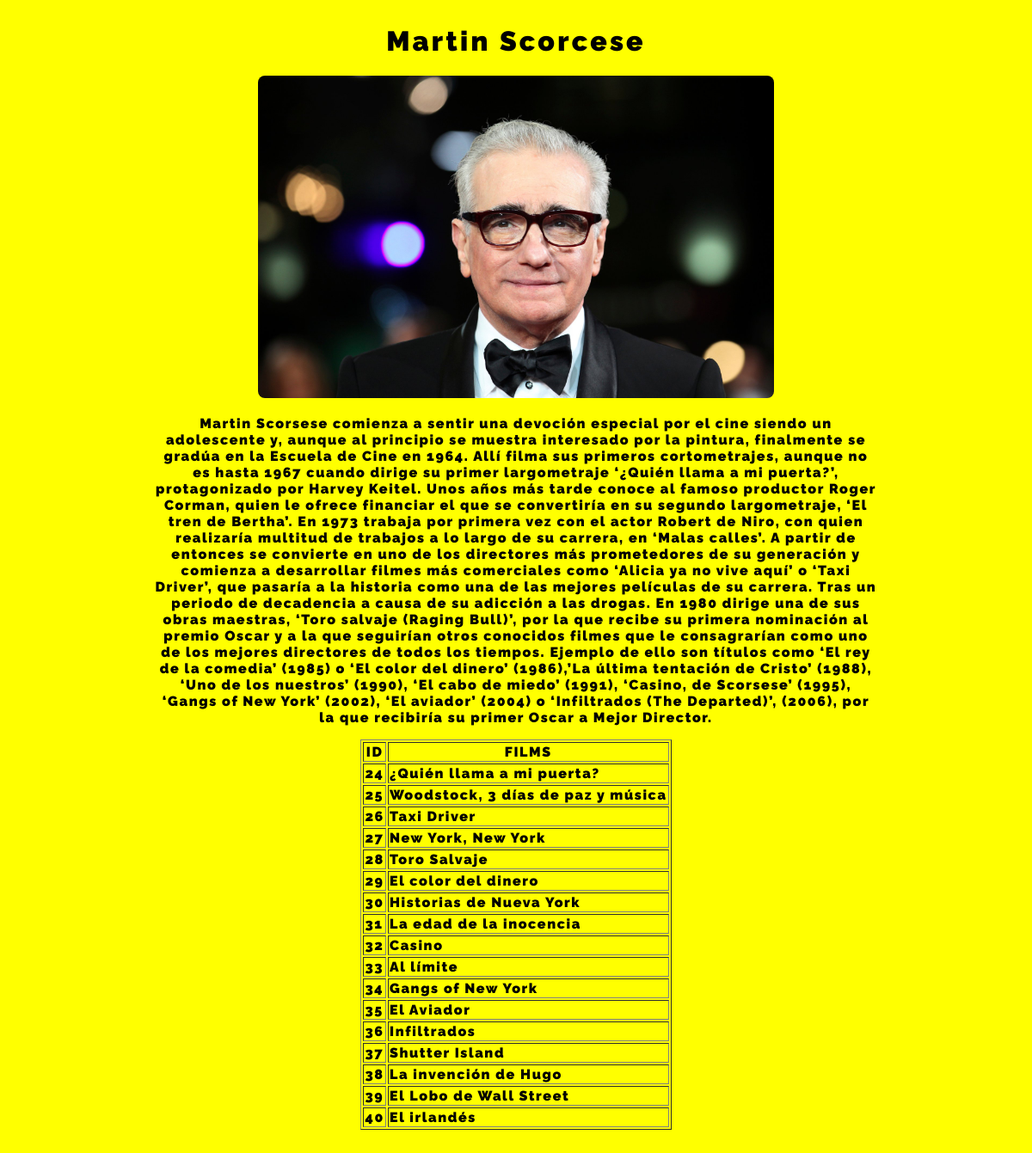
Screenshot of /bio3/ with the database file from the repository.
### FilmDirectors/models.py (models this page shows, shortened)
class Director(models.Model):
    id = models.AutoField(primary_key=True)
    firstName = models.CharField(max_length=100, help_text="Nombre del director")
    lastName = models.CharField(max_length=100, help_text="Apellido del director")
    biography = models.TextField(help_text="Agrega una breve biografía del/la director/a")
    films = models.ManyToManyField(Film, default="")

class Film(models.Model):
    filmName = models.CharField(max_length=100, help_text="Pon el nombre de la película")
    genre = models.ManyToManyField(Genre, help_text="Agrega un género")
    releaseYear = models.DateField(null=True, blank=True)
    sinopsis = models.TextField(default="", help_text="Agrega una sinopsis de la película")

### FilmDirectors/views.py (the view)
# urls.py: path('bio3/', views.bio3, name='bio3'),
def bio3(request):
    biography = Director.objects.get(pk=3).biography
    filmography = Film.objects.values('id', 'filmName')
    template = loader.get_template('bio3.html')
    context = {
    'biography': biography,
    'filmography': filmography}
    return HttpResponse(template.render(context, request))

### FilmDirectors/templates/bio3.html (shortened to what this page needs)
<!DOCTYPE html>
<html lang="en">
<head>
  {% load static %}
  <link rel="stylesheet" href="../static/styles.css">
</head>
<body class="content">
  <h1 class="title">Martin Scorcese</h1>
  <div class="marco-img">
    <img class="photo" src="{% static 'assets/martin-scorcese.jpg' %}" alt="martin-scorcese">
  </div>
  {% block content %}
  <p class="texto">{{biography}}</p>
  <table border="1">
    <tr>
      <th>ID</th>
      <th>FILMS</th>
    </tr>
    {% for x in filmography %}
      {% if x.id > 23 and x.id < 41 %}
      <tr>
        <td>{{x.id}}</td>
        <td>{{x.filmName}}</td>
      </tr>
      {% endif %}
      {% endfor %}
  </table><br>
  {% endblock %}
</body>
</html>

### FilmDirectors/static/styles.css (style rules this page uses)
* { background-color: yellow; font-family: 'Raleway', sans-serif; letter-spacing: .1em; font-weight: bolder; max-width: 100%; }
.title { text-align: center; width: 100vw; }
.content { display: flex; flex-direction: column; justify-content: center; align-items: center; padding: 1rem black; }
.texto { text-align: center; width: 70vw; }
.photo { width: 50vw; border-radius: 0.5rem; }

### rows the page displays
Director: biography "Martin Scorsese comienza a sentir una devoción especial por el cine siendo un adolescente y, aunque al principio se muestra interesado por la pintura, finalmente se gradúa en la Escuela de Cine en 1964. Allí filma sus primeros cortometrajes, aunque no es hasta 1967 cuando dirige su primer largometraje ‘¿Quién llama a mi puerta?’, protagonizado por Harvey Keitel. Unos años más tarde conoce al famoso productor Roger Corman, quien le ofrece financiar el que se convertiría en su segundo largometraje, ‘El tren de Bertha’. En 1973 trabaja por primera vez con el actor Robert de Niro, con quien realizaría multitud de trabajos a lo largo de su carrera, en ‘Malas calles’. A partir de entonces se…"
Film: id "24", filmName "¿Quién llama a mi puerta?"
Film: id "25", filmName "Woodstock, 3 días de paz y música"
Film: id "26", filmName "Taxi Driver"
Film: id "27", filmName "New York, New York"
Film: id "28", filmName "Toro Salvaje"
Film: id "29", filmName "El color del dinero"
Film: id "30", filmName "Historias de Nueva York"
Film: id "31", filmName "La edad de la inocencia"
Film: id "32", filmName "Casino"
Film: id "33", filmName "Al límite"
Film: id "34", filmName "Gangs of New York"
Film: id "35", filmName "El Aviador"
Film: id "36", filmName "Infiltrados"
Film: id "37", filmName "Shutter Island"
Film: id "38", filmName "La invención de Hugo"
Film: id "39", filmName "El Lobo de Wall Street"
Film: id "40", filmName "El irlandés"
